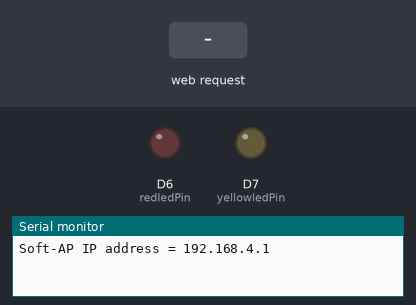
The sketch below on a simulated ESP8266 (NodeMCU). Parts: output pins drawn as LEDs (lit = HIGH), the last lines printed to the serial monitor. The inputs (shaded band) are chosen by the test bench.

Above: at 1.2 s.
1.3 s: HTTP request GET /led/red/on received
At 1.7 s:
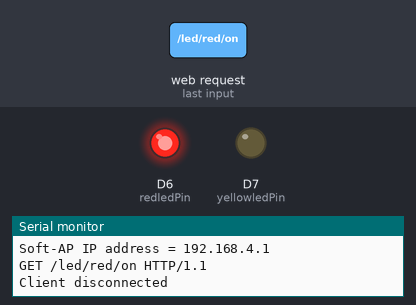
2.8 s: HTTP request GET /led/yellow/on received
At 4.0 s:
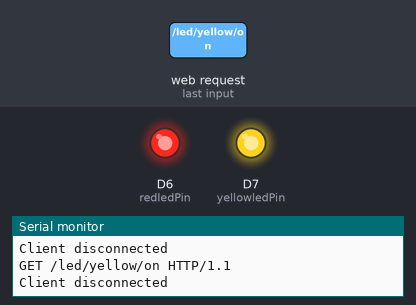
4.3 s: HTTP request GET /led/red/off received
At 5.2 s:
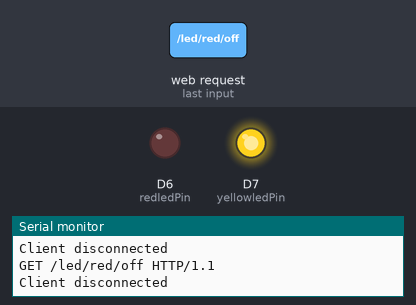
Timing chart, 0 to 7.3 s (numbered marks = the images above; inputs shaded):
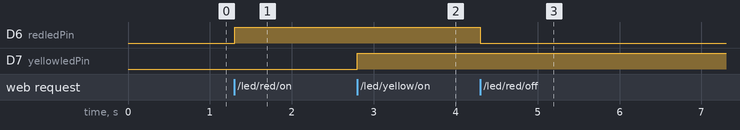

The sketch:

nodeserver.ino
```cpp
#ifdef ESP8266//Se estiver usando ESP8266, automáticamente irá adicionar as bibliotecas do ESP8266.
#include <ESP8266WiFi.h>
#include <WiFiServer.h>
#elif defined ESP32//Se estiver usando ESP32, fara a mesma operaçao.
#include <WiFi.h>
#endif
// WiFi Definitions
const char* ssid = "Node";
const char* password = "Esp8266Test"; // has to be longer than 7 chars
const char* value = "";
IPAddress local_IP(192,168,4,1);
IPAddress gateway(192,168,4,9);
IPAddress subnet(255,255,255,0);


int redledPin = D6; // GPIO6
int yellowledPin=D7; // GPIO7
WiFiServer server(80);

void setup() {

   Serial.begin(115200);
   WiFi.mode(WIFI_AP);
   WiFi.softAP(ssid, password, 1, 0.1);
   Serial.print("Soft-AP IP address = ");
  Serial.println(WiFi.softAPIP());
   server.begin();
   pinMode(redledPin, OUTPUT);
   pinMode(yellowledPin, OUTPUT);
   digitalWrite(redledPin, LOW);
   digitalWrite(yellowledPin, LOW);
}

void loop() {
  // Check of client has connected
  WiFiClient client = server.available();
  if(!client) {
    return;
  }

  // Read the request line
  String request = client.readStringUntil('\r');
  Serial.println(request);
  client.flush();

  // Match request
  if(request.indexOf("/led/red/on") != -1) {
     digitalWrite(redledPin, HIGH);
     value = "redon";
  } else if (request.indexOf("/led/red/off") != -1) {
     digitalWrite(redledPin, LOW);
      value = "redoff";
  }
  else if (request.indexOf("/led/yellow/on") != -1) {
     digitalWrite(yellowledPin, HIGH);
      value = "yellowon";
  }
  else if (request.indexOf("/led/yellow/off") != -1) {
     digitalWrite(yellowledPin, LOW);
      value = "yellowoff";
  }
  client.flush();

  // JSON response
  String s = "HTTP/1.1 200 OK\r\n";
  s += "Content-Type: application/json\r\n\r\n";
  s += "{\"data\":{\"message\":\"success\",\"value\":\"";
  s += value;
  s += "\"}}\r\n";
  s += "\n";

  // Send the response to the client
  client.print(s);
  delay(1);
  Serial.println("Client disconnected");

  // The client will actually be disconnected when the function returns and the client object is destroyed
}
```

Measured:
- after the input at 1.3 s, D6 (redledPin): LOW → HIGH at once
- after the input at 2.8 s, D7 (yellowledPin): LOW → HIGH at once
- after the input at 4.3 s, D6 (redledPin): HIGH → LOW at once
